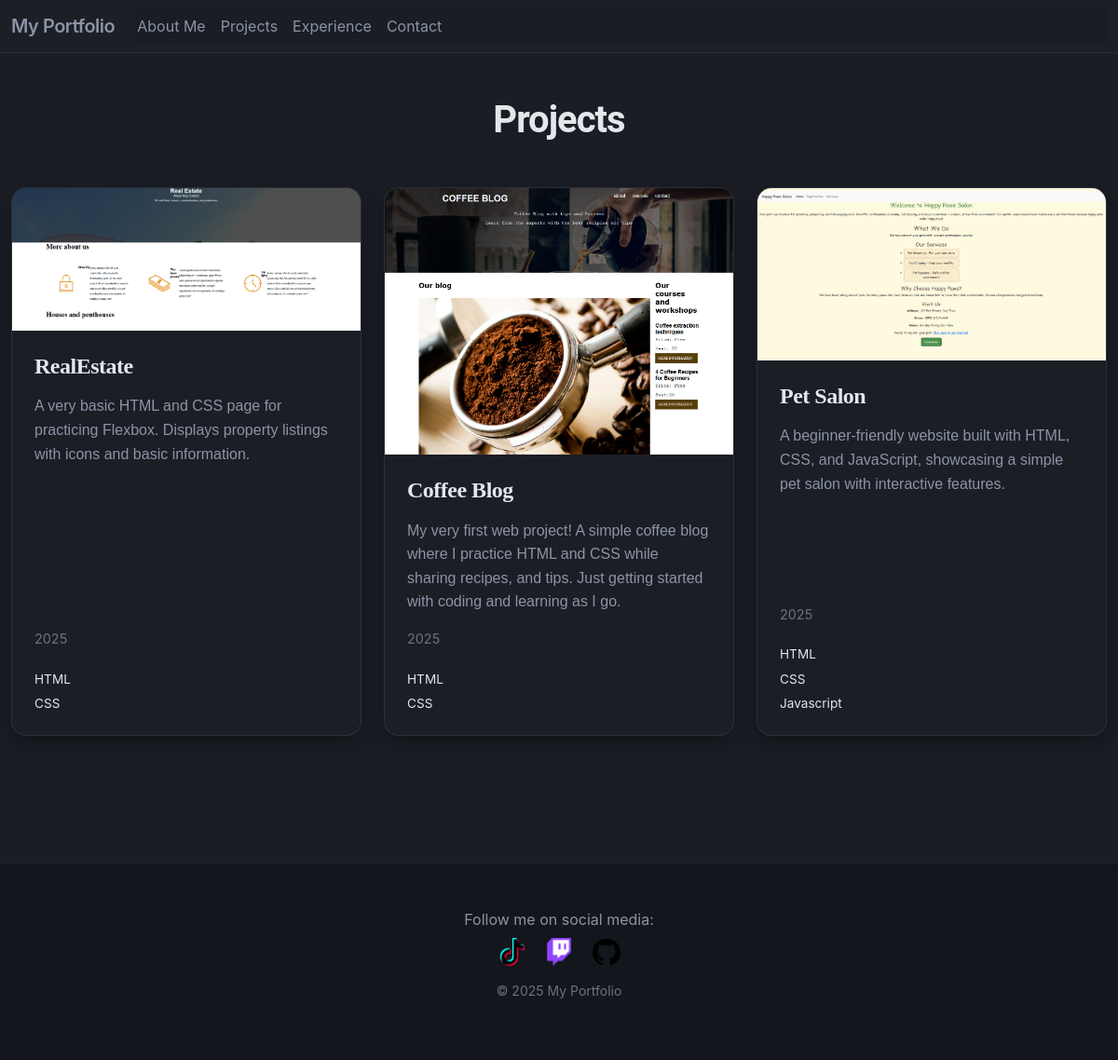
/projects/, run on the app's committed database.
### projects/models.py (models this page shows, shortened)
class Project(models.Model):
    title = models.CharField(max_length=200)
    description = models.TextField()
    year = models.IntegerField()
    image = models.ImageField(upload_to='projects')
    repository = models.URLField()
    skills = models.ManyToManyField(Skill)

class Skill(models.Model):
    name = models.CharField(max_length=100)

### projects/views.py (the view)
# urls.py: path('', project_view, name='projects'),
def project_view(request):
    projects_list = models.Project.objects.all().order_by('-year')
    context = { 'projects': projects_list }
    return render(request, 'projects/projects.html', context)

### templates/projects/projects.html (shortened to what this page needs)
{% extends 'base.html' %}
{% load static %}
{% block extra_css %}
<link rel="stylesheet" href="{% static 'css/projects.css' %}" />
{% endblock %}
{% block content %}
<main class="projects-section py-5 flex-grow-1">
    <div class="container">
        <h2 class="text-center mb-5 top-text">Projects</h2>
        <div class="row justify-content-center">
           {% for project in projects %}
            <div class="col-md-4 mb-4">
                <div class="card h-100 shadow-sm">
                    <a href="{{project.repository}}" target="_blank">
                        <img src="{{project.image.url}}" class="card-img-top" alt="Coffee Blog">
                    </a>
                    <div class="card-body d-flex flex-column">
                        <h5 class="card-title">{{project.title}}</h5>
                        <p class="card-text">{{project.description}}</p>
                        <p class="text-muted mt-auto">{{project.year}}</p>
                        {% for skill in project.skills.all %}
                        <label class="text-label">{{skill.name}}</label>
                        {% endfor %}
                    </div>
                </div>
            </div>
            {% endfor %}
        </div>
    </div>
</main>
{% endblock %}

### templates/base.html (shortened to what this page needs)
{% load static %}
<!DOCTYPE html>
<html lang="en">
<head>
    <link href="https://cdn.jsdelivr.net/npm/bootstrap@5.3.2/dist/css/bootstrap.min.css" rel="stylesheet">
    <link rel="stylesheet" href="{% static 'css/styles.css' %}" />
    <link rel="stylesheet" href="{% static 'css/footer.css' %}" />
    {% block extra_css %}{% endblock %}
</head>
<body>
    {% include 'navbar.html' %}
    {% block content %}{% endblock %}
    {% include 'footer.html' %}
</body>
</html>

### templates/navbar.html (shortened to what this page needs)
{% load static %}
<nav class="navbar navbar-expand-lg navbar-light bg-light">
  <div class="container-fluid">
    <a class="navbar-brand fw-bold" href="{% url 'about_me' %}">My Portfolio</a>
    <div class="collapse navbar-collapse" id="navbarNavDropdown">
      <ul class="navbar-nav me-auto mb-2 mb-lg-0">
        <li class="nav-item">
          <a class="nav-link {% if request.resolver_match.url_name == 'about_me' %}active{% endif %}"
             href="{% url 'about_me' %}">About Me</a>
        </li>
         <li class="nav-item">
          <a class="nav-link {% if request.resolver_match.url_name == 'projects' %}active{% endif %}"href="{% url 'projects' %}">Projects</a>
        </li>
        <li>
          <a class="nav-link {% if request.resolver_match.url_name == 'experience' %}active{% endif %}"
             href="{% url 'experience' %}">Experience</a>
        </li>
        <li>
          <a class="nav-link {% if request.resolver_match.url_name == 'contact' %}active{% endif %}"
             href="{% url 'contact' %}">Contact</a>
        </li>
      </ul>
    </div>
  </div>
</nav>

### templates/footer.html
{% load static %}
<footer class="footer bg-dark text-center py-4 mt-5">
    <div class="footer-container">
        <p class="mb-2">Follow me on social media:</p>
        <a href="https://www.tiktok.com/@jakeyboi_32?_r=1&_t=ZT-925XLK9MRdv" target="_blank" class="mx-2">
            <img src="{% static 'img/tiktok.png' %}" alt="TikTok" width="30" height="30">
        </a>
        <a href="https://www.twitch.tv/turkazoid" target="_blank" class="mx-2">
            <img src="{% static 'img/twitch.png' %}" alt="Twitch" width="30" height="30">
        </a>
        <a href="https://github.com/jakeriveraa" target="_blank" class="mx-2">
            <img src="{% static 'img/github.png' %}" alt="GitHub" width="30" height="30">
        </a>
        <p class="mt-3 small">&copy; 2025 My Portfolio</p>
    </div>
</footer>

### static/css/styles.css (style rules this page uses)
* { margin: 0; padding: 0; box-sizing: border-box; }
html, body { height: 100%; background: #1a1d24 !important; }
body { font-family: 'Inter', 'Segoe UI', sans-serif; background: #1a1d24 !important; color: #e4e6eb !important; min-height: 100vh; display: flex; flex-direction: column; padding: 0 !important; margin: 0 !important; }
main, .projects-section { flex: 1; padding-bottom: 2rem; }
.navbar, .navbar-light, nav, .bg-light { background: #1a1d24 !important; border-bottom: 1px solid rgba(139, 148, 165, 0.1) !important; backdrop-filter: none !important; }
.navbar-brand { color: #e4e6eb !important; font-weight: 600 !important; letter-spacing: -0.5px; }
.navbar-light .navbar-brand, .navbar-light .navbar-nav .nav-link { color: #8b94a5 !important; }
.navbar-collapse { background: #1a1d24 !important; }
.container-fluid { background: transparent !important; }
h1, h2, h3, h4, h5, h6 { color: #e4e6eb !important; }
p { color: #8b94a5; }
.container { max-width: 1200px; background: transparent !important; }
.bg-light { background: rgba(30, 33, 41, 0.6) !important; }
.bg-dark { background: rgba(20, 23, 28, 0.95) !important; }
.shadow-sm { box-shadow: 0 0.125rem 0.25rem rgba(0, 0, 0, 0.3) !important; }
.text-center { text-align: center !important; }

### static/css/footer.css (style rules this page uses)
footer, footer.footer { background: rgba(20, 23, 28, 0.95) !important; border-top: 1px solid rgba(139, 148, 165, 0.1) !important; margin-top: auto !important; padding: 3rem 0 !important; position: relative !important; width: 100% !important; left: 0; right: 0; clear: both; }
.footer-container, footer .container { max-width: 100% !important; width: 100% !important; }
footer *, footer div, footer p, footer a, footer span, .footer *, .footer div, .footer p, .footer a, .footer span { background: transparent !important; color: #8b94a5 !important; }
footer a { transition: transform 0.2s, color 0.2s; }
footer .small, .footer .small { color: #6b7280 !important; }
footer a { display: inline-block; margin: 0 10px !important; }

### static/css/projects.css (style rules this page uses)
.projects-section { background: #1a1d24; padding: 4rem 0 4rem 0; }
.projects-section h2 { color: #e4e6eb !important; font-size: 2.5rem; font-weight: 700; letter-spacing: -1px; margin-bottom: 3rem; }
.top-text { font-family: roboto; font-weight: 100; }
.card { background: rgba(30, 33, 41, 0.6) !important; border: 1px solid rgba(139, 148, 165, 0.15) !important; border-radius: 16px !important; transition: all 0.3s ease; overflow: hidden; }
.card-img-top { width: 100%; height: auto; object-fit: cover; border-radius: 0 !important; transition: transform 0.3s ease; }
.card-body { background: transparent !important; padding: 1.5rem; }
.card-title { color: #e4e6eb !important; font-family: georgia; font-size: 1.5rem; font-weight: 600; margin-bottom: 1rem; letter-spacing: -0.5px; }
.card-text { color: #8b94a5 !important; font-family: trebuchet ms, sans-serif; font-size: 1rem; line-height: 1.6; margin-bottom: 1rem; }
.text-muted { color: #6b7280 !important; font-size: 0.9rem; }
.shadow-sm { box-shadow: 0 8px 20px rgba(0, 0, 0, 0.3) !important; }
footer, footer.footer { margin-top: 4rem !important; }
.projects-section { background: #1a1d24; padding: 4rem 0 4rem 0; margin-bottom: 0 !important; }
.text-label { color: #e4e6eb; border-radius: 8px; font-size: 0.85rem; margin-right: 6px; margin-top: 6px; }

### data on the page
Project: image (picture), title "RealEstate", description "A very basic HTML and CSS page for practicing Flexbox. Displays property listings with icons and basic information.", year "2025"
Skill: name "HTML"
Skill: name "CSS"
Project: image (picture), title "Coffee Blog", description "My very first web project! A simple coffee blog where I practice HTML and CSS while sharing recipes, and tips. Just getting started with coding and learning as I go.", year "2025"
Project: image (picture), title "Pet Salon", description "A beginner-friendly website built with HTML, CSS, and JavaScript, showcasing a simple pet salon with interactive features.", year "2025"
Skill: name "Javascript"
